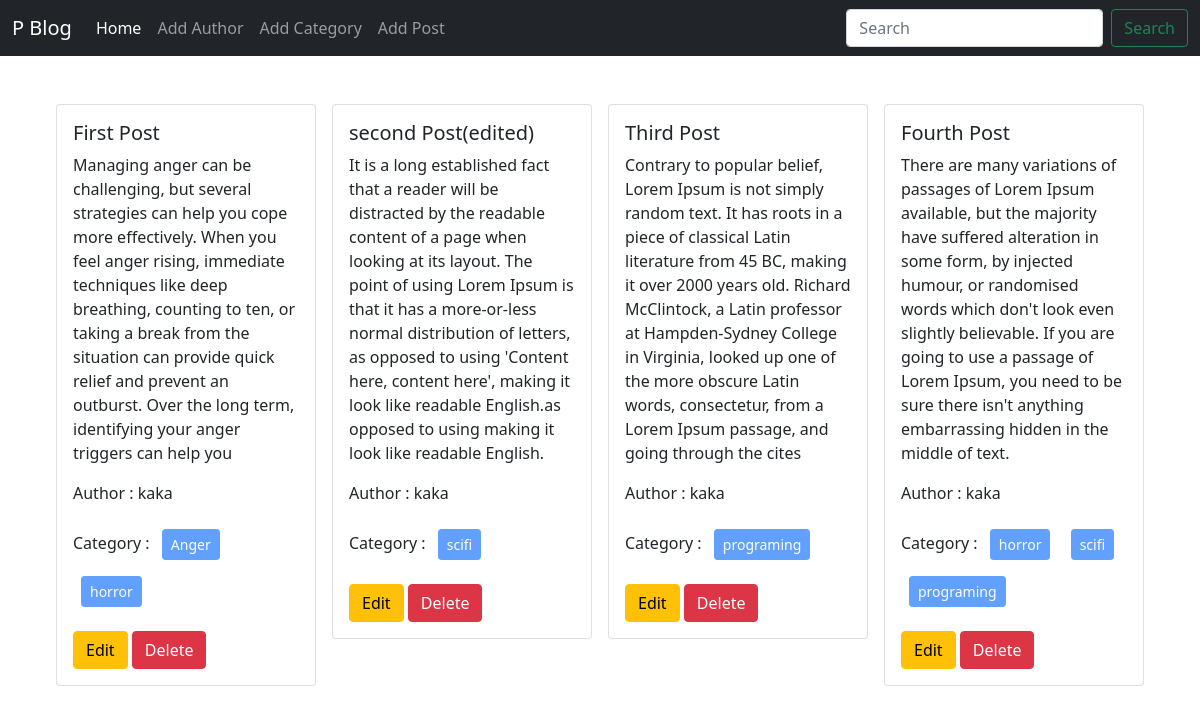
The page / on the database its author committed.
### posts/models.py (models this page shows, shortened)
class Post(models.Model):
    title = models.CharField(max_length=50)
    content = models.TextField()
    category = models.ManyToManyField(Category)
    author = models.ForeignKey(Author, on_delete=models.CASCADE)

### author/models.py (models this page shows, shortened)
class Author(models.Model):
    name = models.CharField(max_length=100)
    bio = models.TextField()
    phone_no = models.CharField(max_length=12)

### categories/models.py (models this page shows, shortened)
class Category(models.Model):
    name = models.CharField(max_length=100)

### blog_project/views.py (the view)
# urls.py: 2. Add a URL to urlpatterns:  path('', views.home, name='home')
def home(request):
    data =Post.objects.all()
    return render(request,'home.html',{'data' : data})

### templates/home.html
{% extends 'base.html' %}
{% block content %}
<div class="d-flex flex-wrap justify-content-center px-5 pt-5">
    {% for post in data%}
    <div class="col-sm-3 ">
      <div class="card mx-2">
        <div class="card-body">
          <h5 class="card-title">{{post.title}}</h5>
          <p class="card-text">{{post.content}}</p>
          <p>Author : {{post.author.name}}</p>
          <p>Category :
{% for cat in post.category.all %}
<button class="btn btn-primary btn-sm m-2" disabled>{{cat.name}} </button>
{% endfor %}
          </p>
          <a href="{% url 'edit_post' post.id %}" class="btn btn-warning">Edit</a>
          <a href="{% url 'delete_post' post.id %}" class="btn btn-danger" >Delete</a>
        </div>
      </div>
    </div>
    {% endfor %}
  </div>
{% endblock %}

### templates/base.html (shortened to what this page needs)
<!DOCTYPE html>
<html lang="en">
  <head>
    <link
      href="https://cdn.jsdelivr.net/npm/bootstrap@5.0.2/dist/css/bootstrap.min.css"
      rel="stylesheet"
    />
  </head>
  <body>
    <nav class="navbar navbar-expand-lg navbar-dark bg-dark">
      <div class="container-fluid">
        <a class="navbar-brand" href="{% url 'homepage' %}">P Blog</a>
        <div class="collapse navbar-collapse" id="navbarSupportedContent">
          <ul class="navbar-nav me-auto mb-2 mb-lg-0">
            <li class="nav-item">
              <a class="nav-link active" aria-current="page" href="{% url 'homepage' %}">Home</a>
            </li>
            <li class="nav-item">
              <a class="nav-link" href="{% url 'add_author' %}">Add Author</a>
            </li>
            <li class="nav-item">
              <a class="nav-link" href="{% url 'add_category' %}">Add Category</a>
            </li>
            <li class="nav-item">
              <a class="nav-link" href="{% url 'add_post' %}">Add Post</a>
            </li>
          </ul>
          <form class="d-flex">
            <input
              class="form-control me-2"
              type="search"
              placeholder="Search"
              aria-label="Search"
            />
            <button class="btn btn-outline-success" type="submit">
              Search
            </button>
          </form>
        </div>
      </div>
    </nav>
    {% block content %}
    {% endblock %}
  </body>
</html>

### rows shown on the page
Post: title "First Post", content "Managing anger can be challenging, but several strategies can help you cope more effectively. When you feel anger rising, immediate techniques like deep breathing, counting to ten, or taking a break from the situation can provide quick relief and prevent an outburst. Over the long term, identifying your anger triggers can help you", author.name "kaka"
Category: name "Anger"
Category: name "horror"
Post: title "second Post(edited)", content "It is a long established fact that a reader will be distracted by the readable content of a page when looking at its layout. The point of using Lorem Ipsum is that it has a more-or-less normal distribution of letters, as opposed to using 'Content here, content here', making it look like readable English.as opposed to using making it look like readable English.", author.name "kaka"
Category: name "scifi"
Post: title "Third Post", content "Contrary to popular belief, Lorem Ipsum is not simply random text. It has roots in a piece of classical Latin literature from 45 BC, making it over 2000 years old. Richard McClintock, a Latin professor at Hampden-Sydney College in Virginia, looked up one of the more obscure Latin words, consectetur, from a Lorem Ipsum passage, and going through the cites", author.name "kaka"
Category: name "programing"
Post: title "Fourth Post", content "There are many variations of passages of Lorem Ipsum available, but the majority have suffered alteration in some form, by injected humour, or randomised words which don't look even slightly believable. If you are going to use a passage of Lorem Ipsum, you need to be sure there isn't anything embarrassing hidden in the middle of text.", author.name "kaka"
